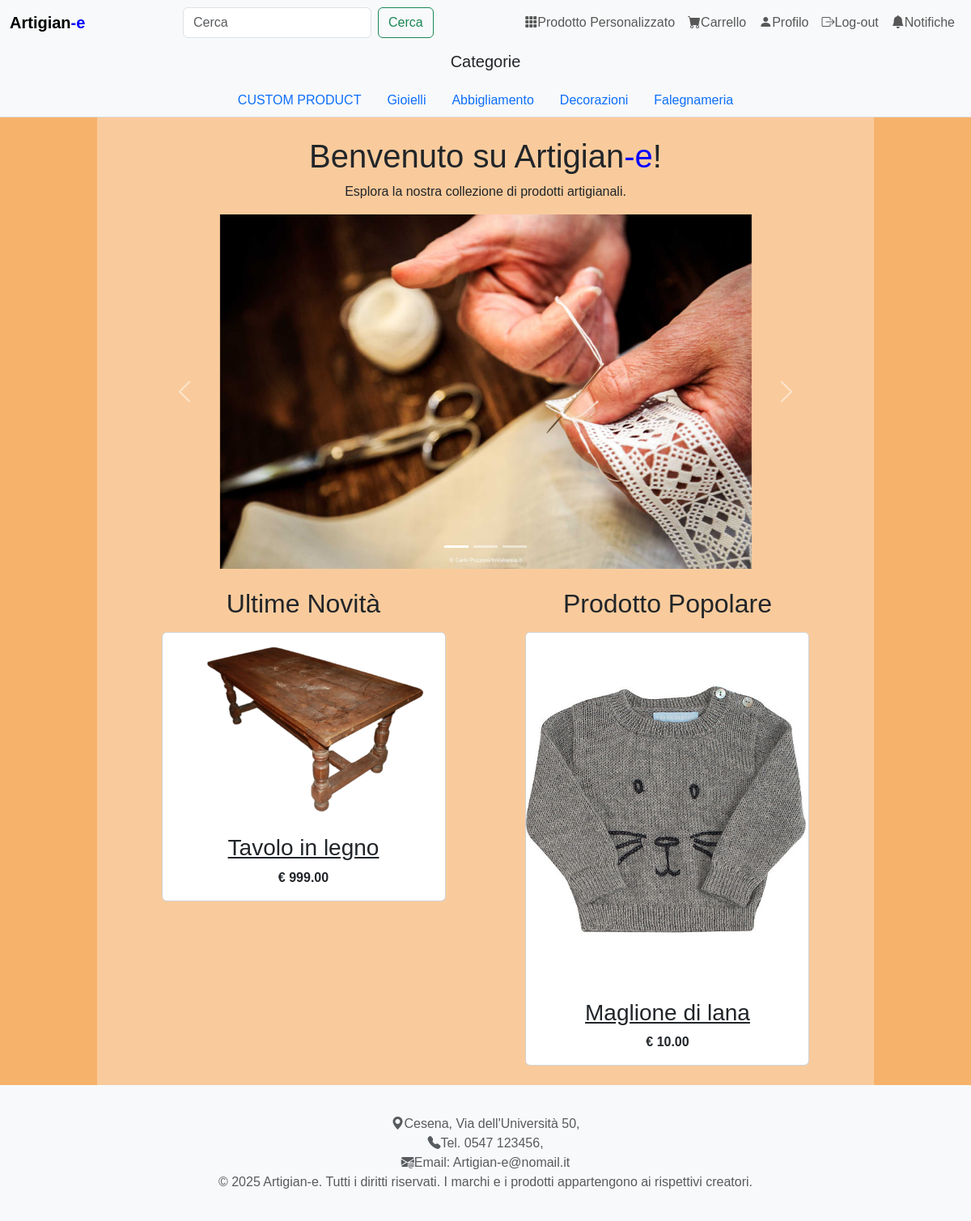
Page /pages/home.php on the committed database.
### tables this page shows
create table CATEGORIE (
	categoryID INT not null AUTO_INCREMENT,
	Nome VARCHAR(25) not null,
	primary key (categoryID));

create table PRODOTTO (
	Costo decimal(8,2) not null,
	Nome VARCHAR(25) not null,
	Descrizione VARCHAR(1000) not null,
	PathImmagine VARCHAR(255) not null,
	productID INT not null AUTO_INCREMENT,
	categoryID INT not null,
	Email VARCHAR(100) not null,
	primary key (productID),
	unique (categoryID, productID));

### DataBase/Database.php (called while the page is built, shortened)
<?php
class DatabaseHelper
{
    private $db;
    public function __construct($servername, $username, $password, $dbname, $port)
    {
        $this->db = new mysqli($servername, $username, $password, $dbname, $port);
    }
    public function getLatestProduct(){
        $query = "SELECT productID, Nome, PathImmagine, Costo FROM PRODOTTO WHERE Email=0 ORDER BY productID DESC LIMIT 1";
        $result = $this->db->query($query);
        return $result->fetch_all(MYSQLI_ASSOC);
    }
    public function getTopSelledProduct()
{
    $query = "SELECT p.productID, p.Nome, p.PathImmagine, p.Costo
          FROM composizione_carrello cc
          INNER JOIN PRODOTTO p ON cc.productID = p.productID
          WHERE p.Email=0
          GROUP BY p.productID, p.Nome, p.PathImmagine, p.Costo
          ORDER BY SUM(cc.Quantity) DESC
          LIMIT 1;";
    $result = $this->db->query($query);
    return $result->fetch_all(MYSQLI_ASSOC);
}
    public function getCategories()
    {
        $query = "SELECT * FROM CATEGORIE";
        $result = $this->db->query($query);
        return $result->fetch_all(MYSQLI_ASSOC);
    }
}
?>

### includes/bootstrap.php (called while the page is built, shortened)
<?php
require_once("../database/Database.php");
$dbh = new DatabaseHelper("localhost", "root", "", "db_artigiany", 3306);

### pages/home.php (the view, shortened to what this page needs)
<?php
include("../includes/header.php");
include("../includes/sidebar.php");
$lastProduct = $dbh->getLatestProduct();
$topProduct = $dbh->getTopSelledProduct();
?>
<main class="container-fluid py-4">
    <div class="container-page">
        <div class="row">
            <section class="col-md-9 col-sm-12 mx-auto">
                <div id="main-content">
                    <h1 class="text-center">Benvenuto su Artigian<span class="blue-e">-e</span>!</h1>
                    <p class="text-center">Esplora la nostra collezione di prodotti artigianali.</p>
                    <div id="carouselExampleIndicators" class="carousel slide" data-bs-ride="carousel">
                        <div class="carousel-indicators">
                            <button type="button" data-bs-target="#carouselExampleIndicators" data-bs-slide-to="0"
                                class="active" aria-current="true" aria-label="Slide 1"></button>
                            <button type="button" data-bs-target="#carouselExampleIndicators" data-bs-slide-to="1"
                                aria-label="Slide 2"></button>
                            <button type="button" data-bs-target="#carouselExampleIndicators" data-bs-slide-to="2"
                                aria-label="Slide 3"></button>
                        </div>
                        <div class="carousel-inner">
                            <div class="carousel-item active">
                                <img src="images/cucito.jpg" class="d-block w-75 mx-auto" alt="Top Product">
                            </div>
                        </div>
                        <button class="carousel-control-prev" type="button" data-bs-target="#carouselExampleIndicators"
                            data-bs-slide="prev">
                            <span class="carousel-control-prev-icon" aria-hidden="true"></span>
                        </button>
                        <button class="carousel-control-next" type="button" data-bs-target="#carouselExampleIndicators"
                            data-bs-slide="next">
                            <span class="carousel-control-next-icon" aria-hidden="true"></span>
                        </button>
                    </div>
                    <div class="row mt-4 text-center justify-content-center">
                        <div class="col-md-5">
                            <h2 class="text-center mb-3">Ultime Novità</h2>
                            <div class="card">
                                <?php if (!empty($lastProduct) && isset($lastProduct[0]['Nome'], $lastProduct[0]['PathImmagine'], $lastProduct[0]['Costo'])): ?>
                                    <a href="product.php?productId=<?= urlencode($lastProduct[0]['productID']) ?>">
                                        <img src="<?= htmlspecialchars($lastProduct[0]['PathImmagine']) ?>"
                                            class="card-img-top mx-auto"
                                            alt="<?= htmlspecialchars($lastProduct[0]['Nome']) ?>">
                                    </a>
                                    <div class="card-body">
                                        <h3 class="card-title">
                                            <a href="product.php?productId=<?= urlencode($lastProduct[0]['productID']) ?>"
                                                class="text-dark">
                                                <?= htmlspecialchars($lastProduct[0]['Nome']) ?>
                                            </a>
                                        </h3>
                                        <p class="card-text"><strong>€ <?= number_format($lastProduct[0]['Costo'], 2) ?></strong></p>
                                    </div>
                                <?php else: ?>
                                    <div class="card-body">
                                        <p class="card-text">Nessun prodotto trovato.</p>
                                    </div>
                                <?php endif; ?>
                            </div>
                        </div>
                        <div class="col-md-5 offset-md-1">
                            <h2 class="text-center mb-3">Prodotto Popolare</h2>
                            <div class="card">
                                <?php if (!empty($topProduct) && isset($topProduct[0]['Nome'], $topProduct[0]['PathImmagine'], $topProduct[0]['Costo'])): ?>
                                    <a href="product.php?productId=<?= urlencode($topProduct[0]['productID']) ?>">
                                        <img src="<?= htmlspecialchars($topProduct[0]['PathImmagine']) ?>"
                                            class="card-img-top mx-auto"
                                            alt="<?= htmlspecialchars($topProduct[0]['Nome']) ?>">
                                    </a>
                                    <div class="card-body">
                                        <h3 class="card-title">
                                            <a href="product.php?productId=<?= urlencode($topProduct[0]['productID']) ?>"
                                                class="text-dark">
                                                <?= htmlspecialchars($topProduct[0]['Nome']) ?>
                                            </a>
                                        </h3>
                                        <p class="card-text"><strong>€ <?= number_format($topProduct[0]['Costo'], 2) ?></strong></p>
                                    </div>
                                <?php else: ?>
                                    <div class="card-body">
                                        <p class="card-text">Nessun prodotto trovato.</p>
                                    </div>
                                <?php endif; ?>
                            </div>
                        </div>
                    </div>
                </div>
            </section>
        </div>
    </div>
</main>
<?php
include("../includes/footer.php");
?>

### includes/sidebar.php (shortened to what this page needs)
<?php
    include_once("../includes/bootstrap.php");
    $categories = $dbh->getCategories();
?>
<nav class="bg-light border-bottom">
    <h5 class="text-center py-2">Categorie</h5>
    <ul class="nav nav-pills justify-content-center">
        <?php if (empty($categories)): ?>
            <li class="nav-item">
                <span class="nav-link disabled text-muted">Nessuna categoria disponibile</span>
            </li>
        <?php else: ?>
            <?php foreach ($categories as $category): ?>
                <li class="nav-item">
                    <a href="categorySearch.php?categoria=<?php echo urlencode($category['categoryID']); ?>" class="nav-link">
                        <?php echo htmlspecialchars($category['Nome']); ?>
                    </a>
                </li>
            <?php endforeach; ?>
        <?php endif; ?>
    </ul>
</nav>

### CSS/styles.css (style rules this page uses)
body { font-family: Arial, sans-serif; background: linear-gradient(to right, #F6B26B 10%, #F9CB9C 10%, #F9CB9C 90%, #F6B26B 90%); min-height: 100vh; }
.carousel { display: flex; justify-content: center; align-items: center; }
.carousel-inner img { margin: 0 auto; }
.container-page { display: flex; flex-direction: column; min-height: 100vh; }
#main-content { flex: 1; }
.card { min-width: 300px; box-sizing: border-box; }
h1, p { text-align: center; }
.blue-e { color: blue; }

### rows in the picture
categorie: Nome "CUSTOM PRODUCT"
categorie: Nome "Gioielli"
categorie: Nome "Abbigliamento"
categorie: Nome "Decorazioni"
categorie: Nome "Falegnameria"
prodotto: PathImmagine (picture), Nome "Tavolo in legno", Costo "999.00"
prodotto: PathImmagine (picture), Nome "Maglione di lana", Costo "10.00"
